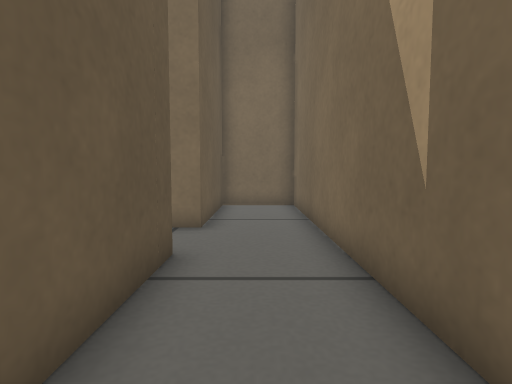
View 1 (above)

12 first-person views from a walk through a world built for the Gazebo simulator. The camera is 0.29 m above the floor, tilts 4° down and sees 80° across. The floor is counted in squares, 0.2 m on a side. Each view is taken from the middle of a square. On the plan, view 1 faces up. The plan holds only what a view shows up to about 14 squares ahead; the rest is blank.

View 2
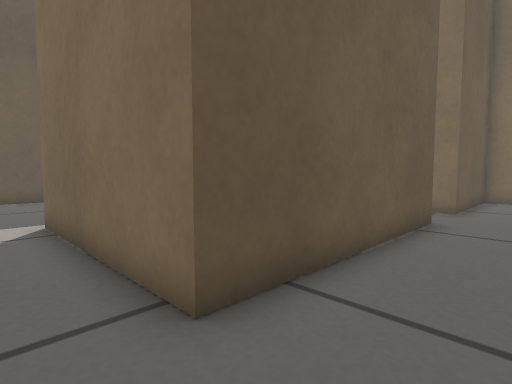

View 3
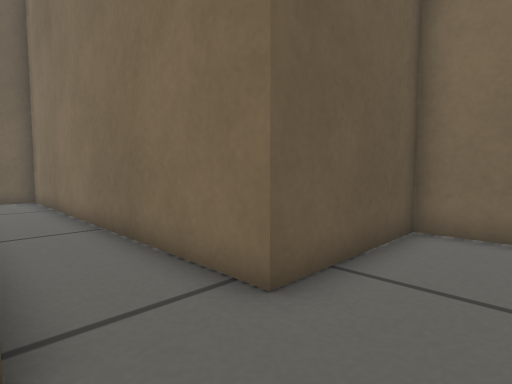

View 4
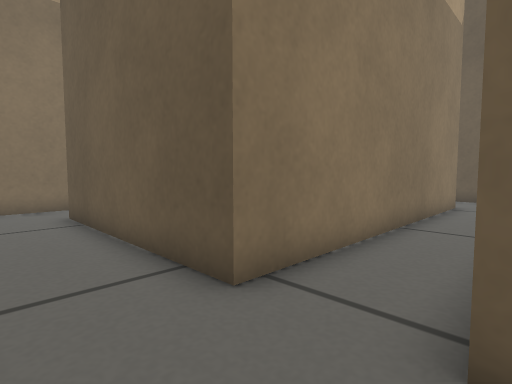

View 5
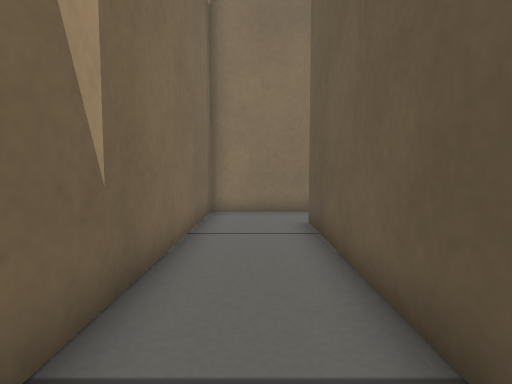

View 6
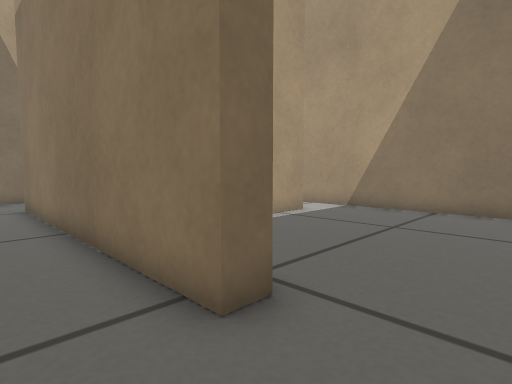

View 7
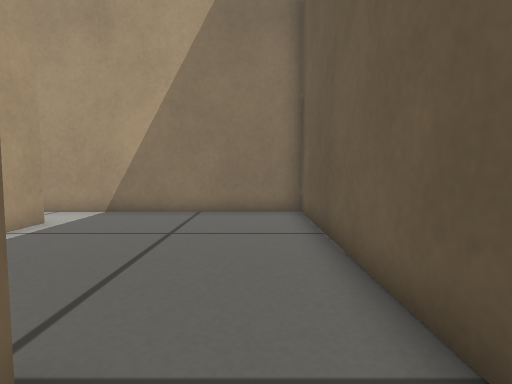

View 8
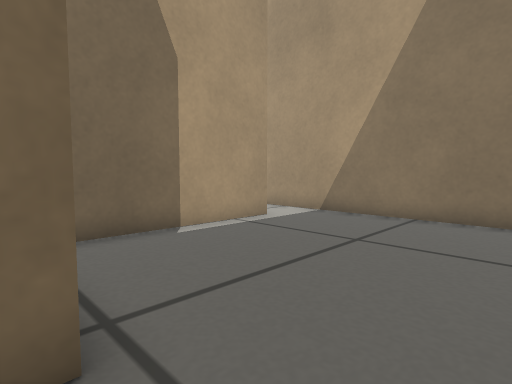

View 9
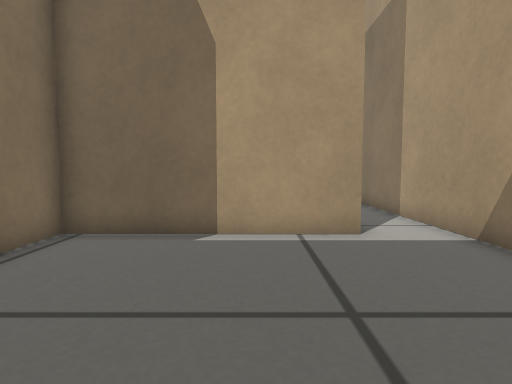

View 10
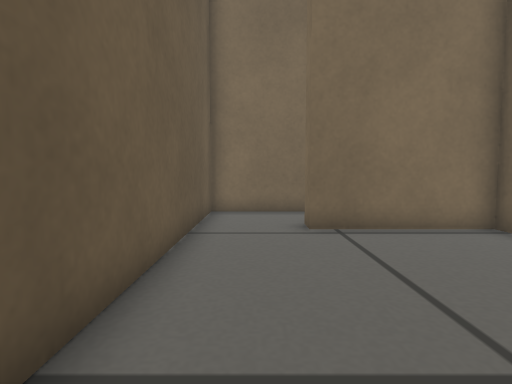

View 11
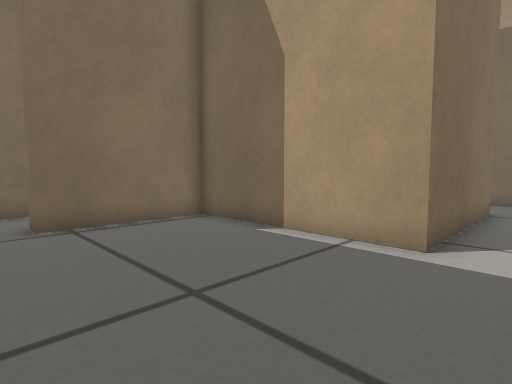

View 12
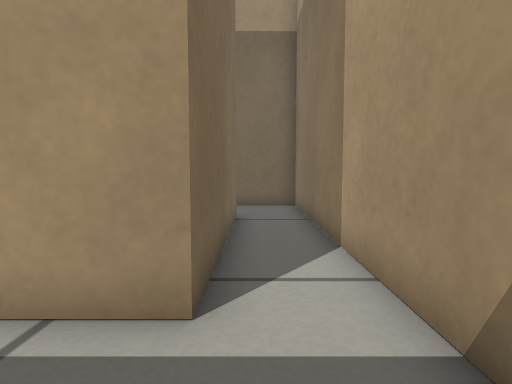

### Floor plan
Ten units are one square. View 1 is at (0, 0); x grows to the right and y downward. Boxes are objects, and circles mark ways between rooms. Rooms are numbered by the first view taken in them; rooms with no view inside come last. Other rooms are left out.
<svg viewBox="-161 -131 182 182">
<path fill="none" stroke="#000" d="M-127 -52 -14 -52 -15 24 -81 24M-96 46 16 46 16 -126 -14 -126 -14 -76 -156 -76 -156 -56M-81 24 -81 -44 -127 -44 -127 -52M-156 -56 -156 46 -96 46"/>
<circle cx="-140" cy="-50" r="3" fill="#2a7"/>
<circle cx="-95" cy="35" r="3" fill="#2a7"/>
<text x="-10" y="-40">1</text>
<text x="-120" y="0">2</text>
</svg>
Room 1 opens to room 2.

Where each view was taken, in squares from view 1:
view 1: 0 up, 0 right, facing up
view 2: 4 down, 1 right, facing up-left
view 3: 5 up, 1 right, facing up-left
view 4: 8 up, 1 right, facing down-left
view 5: 6 up, 0 right, facing down
view 6: 7 up, 15 left, facing down-right
view 7: 6 up, 14 left, facing down
view 8: 5 up, 15 left, facing down-right
view 9: 0 up, 15 left, facing right
view 10: 3 down, 14 left, facing up
view 11: 4 down, 14 left, facing up-right
view 12: 3 down, 11 left, facing right
